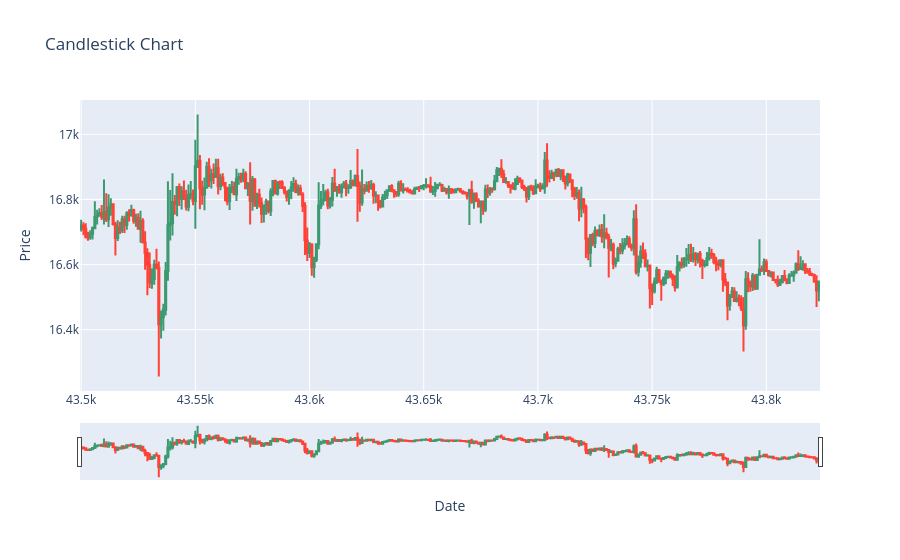

Write notebook code for a chart like this one.
### Code cell
dfpl = data[43500:len(data)]

fig = go.Figure(data=[go.Candlestick(x=dfpl.index,
                                     open=dfpl['open'],
                                     high=dfpl['high'],
                                     low=dfpl['low'],
                                     close=dfpl['close'])])

fig.update_layout(title='Candlestick Chart',
                  xaxis_title='Date',
                  yaxis_title='Price')

fig.show()

### Figure 1 — Plotly figure (JSON) as saved in the notebook; plotly's stock layout.template omitted (floating-point values rounded to 4 significant figures; data arrays with more than 128 entries replaced by an {"elided": "..."} marker saying what was removed)
{"data": [{"close": {"elided": "324 float values"}, "high": {"elided": "324 float values"}, "low": {"elided": "324 float values"}, "open": {"elided": "324 float values"}, "type": "candlestick", "x": {"elided": "324 int values"}}], "layout": {"title": {"text": "Candlestick Chart"}, "xaxis": {"title": {"text": "Date"}}, "yaxis": {"title": {"text": "Price"}}}}
